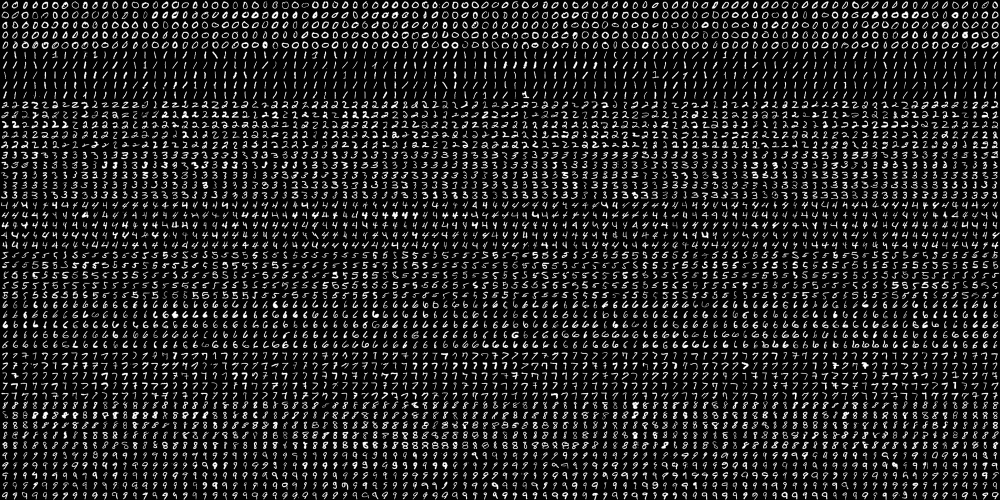
#> input picture samples/data/digits.png, 2000 x 1000 px (shown at 1/2 size)
$ jupyter execute --allow-errors 'opencv_机器学习.ipynb'   (shell and % lines are left out)   (older library calls are emulated)
#> lines starting #> are read from the running program, lines starting #| are printed output that depends on the picture
## KNN

[cell 1]
import numpy as np
from  matplotlib import pyplot as plt
import cv2
# Feature set containing (x,y) values of 25 known/training data
trainData = np.random.randint(0,100,(25,2)).astype(np.float32)
# Labels each one either Red or Blue with numbers 0 and 1
responses = np.random.randint(0,2,(25,1)).astype(np.float32)
# Take Red families and plot them
red = trainData[responses.ravel()==0]
plt.scatter(red[:,0],red[:,1],80,'r','^')
# Take Blue families and plot them
blue = trainData[responses.ravel()==1]
plt.scatter(blue[:,0],blue[:,1],80,'b','s')

newcomer = np.random.randint(0,100,(1,2)).astype(np.float32)
plt.scatter(newcomer[:,0],newcomer[:,1],80,'g','o')
knn = cv2.ml.KNearest_create()

knn.train(trainData, cv2.ml.ROW_SAMPLE,responses)
ret, results, neighbours ,dist = knn.findNearest(newcomer, 3)
print("result: ", results,"\n","neighbours: ", neighbours,"\n","distance: ", dist)
plt.show()
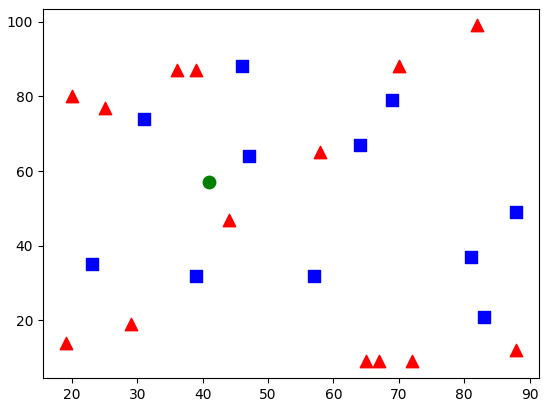
#> figure drawn by matplotlib, 1 panel

[cell 2]
# prdict many dots
newcomers = np.random.randint(0,100,(10,2)).astype(np.float32)
ret, results, neighbours ,dist = knn.findNearest(newcomer, 3)

### kNN 手写数字 OCR

[cell 3]
img = cv2.imread('../samples/data/digits.png')
#> img is the input picture: shape (1000, 2000, 3); min 0, max 255, mean 33.8
gray = cv2.cvtColor(img,cv2.COLOR_BGR2GRAY)
# Now we split the image to 5000 cells, each 20x20 size
cells = [np.hsplit(row,100) for row in np.vsplit(gray,50)] # 横切50份，纵切100份
#> cells = 50 items
# Make it into a Numpy array. It size will be (50,100,20,20)
x = np.array(cells)
# Now we prepare train_data and test_data.
train = x[:,:50].reshape(-1,400).astype(np.float32) # Size = (2500,400) # 前50份训练集
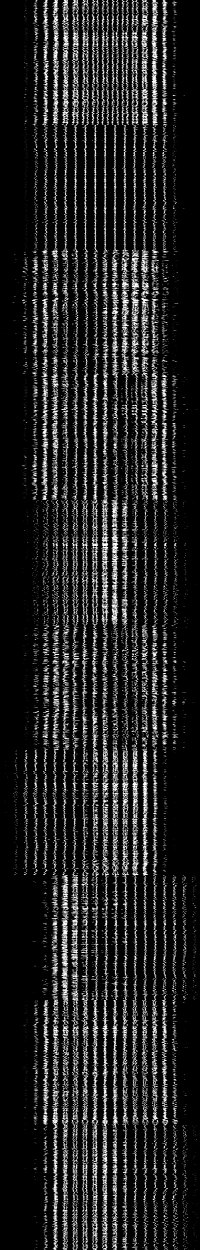
#> train: shape (2500, 400) float32 (shown at 1/2 size); min 0, max 255, mean 33.8
test = x[:,50:100].reshape(-1,400).astype(np.float32) # Size = (2500,400)# 后50份测试集
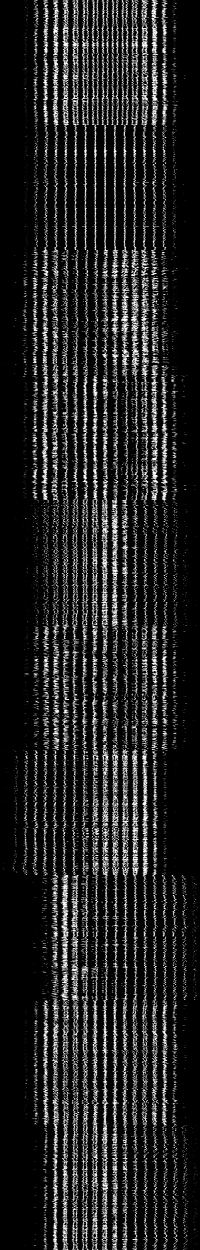
#> test: shape (2500, 400) float32 (shown at 1/2 size); min 0, max 255, mean 33.8

# Create labels for train and test data
k = np.arange(10)
train_labels = np.repeat(k,250)[:,np.newaxis]
test_labels = train_labels.copy()

# Initiate kNN, train the data, then test it with test data for k=1
knn = cv2.ml.KNearest_create()

knn.train(train, cv2.ml.ROW_SAMPLE,train_labels)
ret, results, neighbours ,dist = knn.findNearest(test, 3)
#> ret = 0; results = 2500 values, max 9 at index 926, min 0 at index 0, mean 4.45; neighbours = 2500 rows, first 8: [0, 0, 0], [0, 0, 0], [0, 0, 0], [0, 0, 5], [0, 0, 0], [0, 0, 0], [0, 0, 0], [6, 0, 0]; dist = 2500 rows, first 8: [361955, 598018, 606136], [790595, 959768, 1055851], [534520, 641045, 681043], [943748, 958162, 1052576], [796400, 841097, 878670], [396251, 671587, 715542], [554480, 930407, 950878], [681043, 1123587, 1253228]

matches = results==test_labels
correct = np.count_nonzero(matches)
#> correct = 2291
accuracy = correct*100.0/results.size
#> accuracy = 91.64
print ('Accuracy is {} %'.format(accuracy))
#| Accuracy is 91.64 %

[cell 4]
train_labels.shape

[cell 5]
np.savez('../model_data/knn_data.npz',train=np.uint8(train), train_labels=np.uint8(train_labels))
# 以np.uint8保存能比 float 减小内存，因为我们所保存的数据都在uint8范围内， 在使用时转换为 float就行
# Now load the data
with np.load('../model_data/knn_data.npz') as data:
    print (data.files)
    train = data['train']
    train_labels = data['train_labels']

#### 英文字母的 OCR

#> (a cell that did not finish here is left out)

##  支持向量机

[cell 7]
#!/usr/bin/env python

'''
SVM and KNearest digit recognition.

Sample loads a dataset of handwritten digits from '../data/digits.png'.
Then it trains a SVM and KNearest classifiers on it and evaluates
their accuracy.

Following preprocessing is applied to the dataset:
 - Moment-based image deskew (see deskew())
 - Digit images are split into 4 10x10 cells and 16-bin
   histogram of oriented gradients is computed for each
   cell
 - Transform histograms to space with Hellinger metric (see [1] (RootSIFT))


[1] R. Arandjelovic, A. Zisserman
    "Three things everyone should know to improve object retrieval"
    http://www.robots.ox.ac.uk/~vgg/publications/2012/Arandjelovic12/arandjelovic12.pdf

Usage:
   digits.py
'''


# Python 2/3 compatibility
from __future__ import print_function

# built-in modules
from multiprocessing.pool import ThreadPool

import cv2

import numpy as np
from numpy.linalg import norm

# local modules
#from common import clock, mosaic


SZ = 20 # size of each digit is SZ x SZ
CLASS_N = 10
DIGITS_FN = '../samples/data/digits.png'

def split2d(img, cell_size, flatten=True):
#> called with cell_size = (20, 20), flatten = True
    h, w = img.shape[:2]
#> h = 1000; w = 2000
    sx, sy = cell_size
    cells = [np.hsplit(row, w//sx) for row in np.vsplit(img, h//sy)]
#> cells = 50 items
    cells = np.array(cells)
    if flatten:
        cells = cells.reshape(-1, sy, sx)
    return cells

def load_digits(fn):
    print('loading "%s" ...' % fn)
    digits_img = cv2.imread(fn, 0)
    digits = split2d(digits_img, (SZ, SZ))
    labels = np.repeat(np.arange(CLASS_N), len(digits)/CLASS_N)
#> labels = 5000 values from 0 to 9
    return digits, labels

def deskew(img):
    m = cv2.moments(img)
    if abs(m['mu02']) < 1e-2:
        return img.copy()
    skew = m['mu11']/m['mu02']
    M = np.float32([[1, skew, -0.5*SZ*skew], [0, 1, 0]])
    img = cv2.warpAffine(img, M, (SZ, SZ), flags=cv2.WARP_INVERSE_MAP | cv2.INTER_LINEAR)
    return img

class StatModel(object):
    def load(self, fn):
        self.model.load(fn)  # Known bug: https://github.com/Itseez/opencv/issues/4969
    def save(self, fn):
        self.model.save(fn)

class KNearest(StatModel):
    def __init__(self, k = 3):
        self.k = k
        self.model = cv2.ml.KNearest_create()

    def train(self, samples, responses):
        self.model.train(samples, cv2.ml.ROW_SAMPLE, responses)

    def predict(self, samples):
        retval, results, neigh_resp, dists = self.model.findNearest(samples, self.k)
        return results.ravel()

class SVM(StatModel):
    def __init__(self, C = 1, gamma = 0.5):
        self.model = cv2.ml.SVM_create()
        self.model.setGamma(gamma)
        self.model.setC(C)
        self.model.setKernel(cv2.ml.SVM_RBF)
        self.model.setType(cv2.ml.SVM_C_SVC)

    def train(self, samples, responses):
        self.model.train(samples, cv2.ml.ROW_SAMPLE, responses)

    def predict(self, samples):
        return self.model.predict(samples)[1].ravel()


def evaluate_model(model, digits, samples, labels):
    resp = model.predict(samples)
    err = (labels != resp).mean()
    print('error: %.2f %%' % (err*100))

    confusion = np.zeros((10, 10), np.int32)
    for i, j in zip(labels, resp):
        confusion[int(i), int(j)] += 1
    print('confusion matrix:')
    print(confusion)
    #print()
'''
    vis = []
    for img, flag in zip(digits, resp == labels):
        img = cv2.cvtColor(img, cv2.COLOR_GRAY2BGR)
        if not flag:
            img[...,:2] = 0
        vis.append(img)
    return mosaic(25, vis)
'''
def preprocess_simple(digits):
    return np.float32(digits).reshape(-1, SZ*SZ) / 255.0

def preprocess_hog(digits):
    samples = []
    for img in digits:
        gx = cv2.Sobel(img, cv2.CV_32F, 1, 0)
        gy = cv2.Sobel(img, cv2.CV_32F, 0, 1)
        mag, ang = cv2.cartToPolar(gx, gy)
        bin_n = 16
        bin = np.int32(bin_n*ang/(2*np.pi))
        bin_cells = bin[:10,:10], bin[10:,:10], bin[:10,10:], bin[10:,10:]
        mag_cells = mag[:10,:10], mag[10:,:10], mag[:10,10:], mag[10:,10:]
        hists = [np.bincount(b.ravel(), m.ravel(), bin_n) for b, m in zip(bin_cells, mag_cells)]
        hist = np.hstack(hists)

        # transform to Hellinger kernel
        eps = 1e-7
        hist /= hist.sum() + eps
        hist = np.sqrt(hist)
        hist /= norm(hist) + eps

        samples.append(hist)
    return np.float32(samples)


if __name__ == '__main__':
    print(__doc__)

    digits, labels = load_digits(DIGITS_FN)
#> labels = 5000 values from 0 to 9

    print('preprocessing...')
    # shuffle digits
    rand = np.random.RandomState(321)
    shuffle = rand.permutation(len(digits))
#> shuffle = 5000 values, max 4999 at index 432, min 0 at index 3099, mean 2499.5
    digits, labels = digits[shuffle], labels[shuffle]
#> labels = 5000 values, max 9 at index 2, min 0 at index 22, mean 4.5

    digits2 = list(map(deskew, digits))
#> in deskew, `m = cv2.moments(img)`: m = moments, m00 10080, centre m10/m00, m01/m00 = (9.71, 9.87)
#> in deskew, `skew = m['mu11']/m['mu02']`: skew = -0.469
#> in deskew, `M = np.float32([[1, skew, -0.5*SZ*skew], [0, 1, 0]])`: M = [[1, -0.469, 4.69], [0, 1, 0]]
#> in deskew (call 18), `m = cv2.moments(img)`: m = moments, m00 16161, centre m10/m00, m01/m00 = (9.57, 9.99)
#> in deskew (call 18), `skew = m['mu11']/m['mu02']`: skew = 0.0444
#> in deskew (call 18), `M = np.float32([[1, skew, -0.5*SZ*skew], [0, 1, 0]])`: M = [[1, 0.0444, -0.444], [0, 1, 0]]
#> in deskew (call 18), `img = cv2.warpAffine(img, M, (SZ, SZ), flags=cv2.WARP_INVERSE_MAP | cv..`:
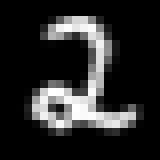
#> img: shape (20, 20) (shown 8 times larger); min 0, max 255, mean 40.4
#> in deskew (call 19), `m = cv2.moments(img)`: m = moments, m00 12611, centre m10/m00, m01/m00 = (9.82, 10.05)
#> in deskew (call 19), `m = cv2.moments(img)`:
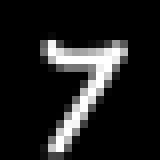
#> img: shape (20, 20) (shown 8 times larger); min 0, max 255, mean 31.5
#> in deskew (call 19), `skew = m['mu11']/m['mu02']`: skew = -0.238
#> in deskew (call 19), `M = np.float32([[1, skew, -0.5*SZ*skew], [0, 1, 0]])`: M = [[1, -0.238, 2.38], [0, 1, 0]]
#> in deskew (call 19), `img = cv2.warpAffine(img, M, (SZ, SZ), flags=cv2.WARP_INVERSE_MAP | cv..`:
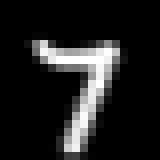
#> img: shape (20, 20) (shown 8 times larger); min 0, max 255, mean 31.5
#> in deskew (call 20), `m = cv2.moments(img)`: m = moments, m00 18292, centre m10/m00, m01/m00 = (9.68, 9.77)
#> in deskew (call 20), `m = cv2.moments(img)`:
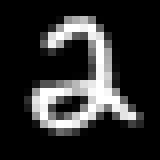
#> img: shape (20, 20) (shown 8 times larger); min 0, max 255, mean 45.7
#> in deskew (call 20), `skew = m['mu11']/m['mu02']`: skew = -0.0201
#> in deskew (call 20), `M = np.float32([[1, skew, -0.5*SZ*skew], [0, 1, 0]])`: M = [[1, -0.0201, 0.201], [0, 1, 0]]
#> in deskew (call 21), `m = cv2.moments(img)`: m = moments, m00 18635, centre m10/m00, m01/m00 = (9.71, 10.04)
#> in deskew (call 21), `m = cv2.moments(img)`:
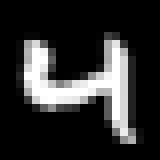
#> img: shape (20, 20) (shown 8 times larger); min 0, max 255, mean 46.6
#> in deskew (call 21), `skew = m['mu11']/m['mu02']`: skew = 0.444
#> in deskew (call 21), `M = np.float32([[1, skew, -0.5*SZ*skew], [0, 1, 0]])`: M = [[1, 0.444, -4.44], [0, 1, 0]]
#> in deskew (call 21), `img = cv2.warpAffine(img, M, (SZ, SZ), flags=cv2.WARP_INVERSE_MAP | cv..`:
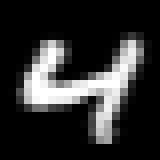
#> img: shape (20, 20) (shown 8 times larger); min 0, max 255, mean 46.6
#> in deskew (call 22), `m = cv2.moments(img)`: m = moments, m00 20965, centre m10/m00, m01/m00 = (10.02, 9.56)
#> in deskew (call 22), `m = cv2.moments(img)`:
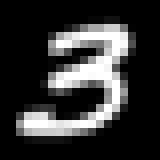
#> img: shape (20, 20) (shown 8 times larger); min 0, max 255, mean 52.4
#> in deskew (call 22), `skew = m['mu11']/m['mu02']`: skew = -0.369
#> in deskew (call 22), `M = np.float32([[1, skew, -0.5*SZ*skew], [0, 1, 0]])`: M = [[1, -0.369, 3.69], [0, 1, 0]]
#> digits2 = 5000 items
    samples = preprocess_hog(digits2)

    train_n = int(0.9*len(samples))
#> train_n = 4500
    #cv2.imshow('test set', mosaic(25, digits[train_n:]))
    digits_train, digits_test = np.split(digits2, [train_n])
    samples_train, samples_test = np.split(samples, [train_n])
    labels_train, labels_test = np.split(labels, [train_n])
#> labels_train = 4500 values, max 9 at index 2, min 0 at index 22, mean 4.5; labels_test = 500 values, max 9 at index 7, min 0 at index 0, mean 4.46


    print('training KNearest...')
    model = KNearest(k=4)
    model.train(samples_train, labels_train)
    evaluate_model(model, digits_test, samples_test, labels_test)
#> in predict, `retval, results, neigh_resp, dists = self.model.findNearest(samples, s..`: retval = 0; results = 500 values, max 9 at index 9, min 0 at index 0, mean 4.4; neigh_resp = 500 rows, first 6: [0, 0, 0, 0], [7, 7, 7, 7], [4, 4, 4, 4], [0, 0, 0, 0], [0, 0, 0, 0], [8, 6, 8, 8]; dists = 500 rows, first 6: [0.11, 0.115, 0.119, 0.129], [0.0861, 0.12, 0.156, 0.16], [0.222, 0.229, 0.294, 0.326], [0.108, 0.118, 0.12, 0.122], [0.0962, 0.107, 0.12, 0.125], [0.202, 0.204, 0.207, 0.214]
#> in evaluate_model, `resp = model.predict(samples)`: resp has the same summary as results in predict
#> in evaluate_model, `err = (labels != resp).mean()`: err = 0.034
#| error: 3.40 %
#> the loop in evaluate_model, `for i, j in zip(labels, resp):` made 500 passes
#> (i, j) on passes 2 to 4: (7, 7), (4, 4), (0, 0)
#| [[45  0  0  0  0  0  0  0  0  0]
#|  [ 0 57  0  0  0  0  0  0  0  0]
#|  [ 0  0 59  1  0  0  0  0  1  0]
#|  [ 0  0  0 43  0  0  0  1  0  0]
#|  [ 0  0  0  0 38  0  2  0  0  0]
#|  [ 0  0  0  2  0 48  0  0  1  0]
#|  [ 0  1  0  0  0  0 51  0  0  0]
#|  [ 0  0  1  0  0  0  0 54  0  0]
#|  [ 0  0  0  0  0  1  0  0 46  0]
#|  [ 1  1  0  1  1  0  0  0  2 42]]
    #cv2.imshow('KNearest test', vis)

    print('training SVM...')
    model = SVM(C=2.67, gamma=5.383)
    model.train(samples_train, labels_train)
    evaluate_model(model, digits_test, samples_test, labels_test)
#| error: 1.80 %
#> the loop in evaluate_model (call 2), `for i, j in zip(labels, resp):` made 500 passes
#| [[45  0  0  0  0  0  0  0  0  0]
#|  [ 0 57  0  0  0  0  0  0  0  0]
#|  [ 0  0 59  2  0  0  0  0  0  0]
#|  [ 0  0  0 43  0  0  0  1  0  0]
#|  [ 0  0  0  0 40  0  0  0  0  0]
#|  [ 0  0  0  1  0 50  0  0  0  0]
#|  [ 0  0  0  0  1  0 51  0  0  0]
#|  [ 0  0  1  0  0  0  0 54  0  0]
#|  [ 0  0  0  0  0  0  0  0 47  0]
#|  [ 0  1  0  1  0  0  0  0  1 45]]
    #cv2.imshow('SVM test', vis)
    print('saving SVM as "digits_svm.dat"...')
    model.save('digits_svm.dat')

    cv2.waitKey(0)

$ run again, with samples/data/basketball1.png copied over samples/data/digits.png
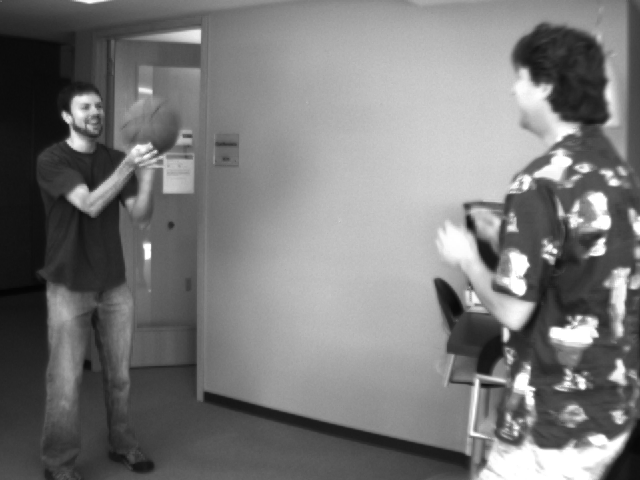
#> input picture samples/data/basketball1.png, 640 x 480 px
#> img is the input picture: shape (480, 640, 3); min 4, max 255, mean 120.3
#> cells = 24 items
#> in load_digits, `labels = np.repeat(np.arange(CLASS_N), len(digits)/CLASS_N)`: labels = 760 values from 0 to 9
#> shuffle = 768 values, max 767 at index 755, min 0 at index 705, mean 383.5
#> `plt.show()`:
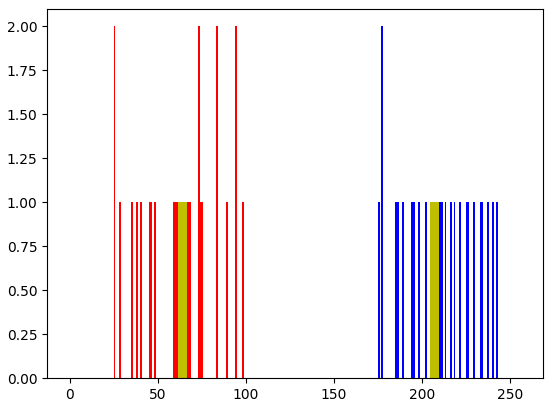
#> figure drawn by matplotlib, 1 panel; tallest bar 2 high, from x = 177 to 178
#> `plt.show()`:
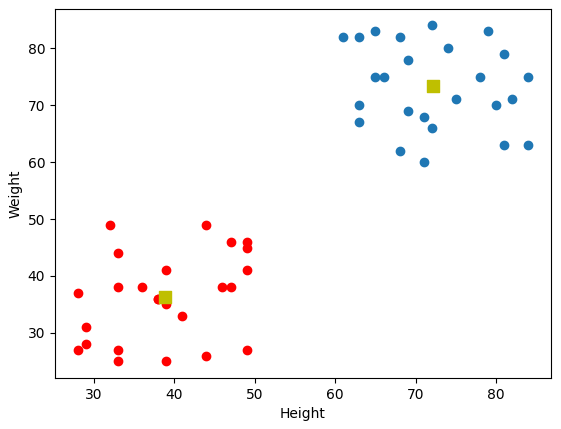
#> figure drawn by matplotlib, 1 panel
